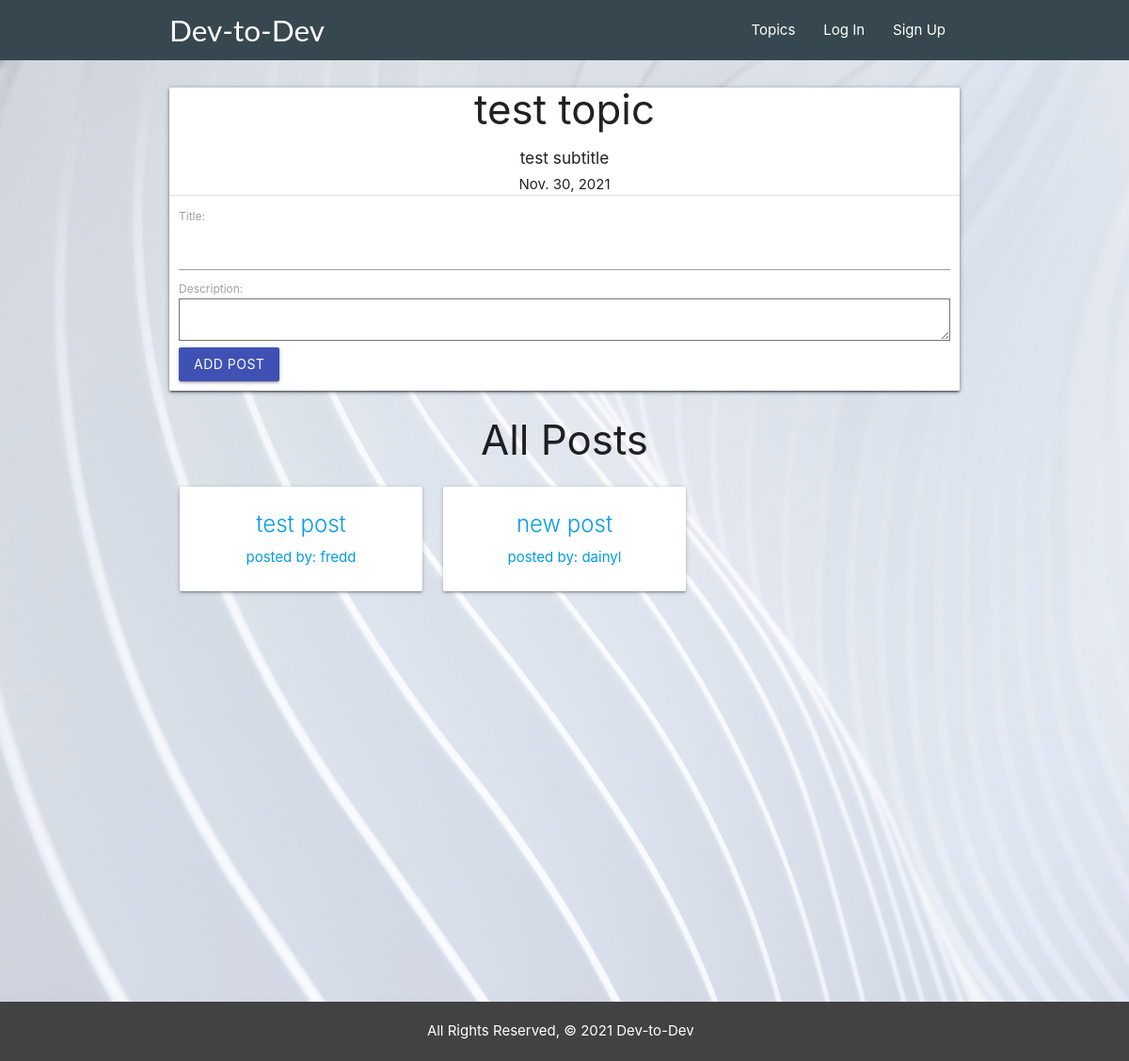
Screenshot of /topics/8/ with the database file from the repository.
### main_app/models.py (models this page shows, shortened)
class Topic(models.Model):
    title = models.CharField(max_length=50)
    subtitle = models.CharField(max_length=100)
    date = models.DateField('date_published', auto_now=True)

class Post(models.Model):
    title = models.CharField(max_length=50)
    description = models.TextField(max_length=250)
    score = models.IntegerField(default=0, editable=False)
    admin = models.BooleanField(default=False, editable=False)
    date = models.DateField('date_published', auto_now=True)
    topic = models.ForeignKey(Topic, on_delete=models.CASCADE)
    user = models.ForeignKey(User, on_delete=models.CASCADE)

### main_app/views.py (the view)
# urls.py: path('topics/<int:topic_id>/', views.topics_detail, name='detail'),
def topics_detail(request, topic_id):
  topic = Topic.objects.get(id=topic_id)
  post_form = PostForm()
  return render(request, 'topics/detail.html', {
    'topic': topic,
    'post_form': post_form,
  })

### main_app/forms.py
class PostForm(forms.ModelForm):
    class Meta:
        model = Post
        fields = ('title', 'description')

### main_app/templates/topics/detail.html (shortened to what this page needs)
{% extends 'base.html' %}
{% block content %}
<div class="container">
    <div class="row">
        <div class="card">
            <div class="card">
                <div class="topic_detail center-align">
                    <h3>{{ topic.title }}</h3>
                    <h6>{{ topic.subtitle }}</h6>
                    <p>{{ topic.date }}</p>
                </div>
                <div class="divider"></div>
                <form action="{% url 'posts_create' topic.id %}" method="post">
                    {{ post_form.as_p }}
                    <input class="btn indigo" type="submit" value="Add Post">
                </form>
            </div>
        </div>
        <h3 class="center-align">All Posts</h3>
            {% for post in topic.post_set.all %}
                <div class="col s12 m6 l4">
                    <a href="{% url 'posts_detail' topic.id post.id %}">
                        <div class="card hoverable">
                            <div class="card-content center-align">
                                <span class="card-title">{{ post.title }}</span>
                                <p>posted by: {{ post.user }}</p>
                            </div>
                        </a>
                    </div>
                </div>
            {% endfor %}
{% endblock %}

### main_app/static/css/style.css (style rules this page uses)
* { box-sizing: border-box; margin: 0; }
body { display: flex; flex-direction: column; min-height: 100vh; }
form { padding: 10px; }

### rows the page displays
Topic: title "test topic", subtitle "test subtitle", date "Nov. 30, 2021"
Post: title "test post", user "fredd"
Post: title "new post", user "dainyl"
